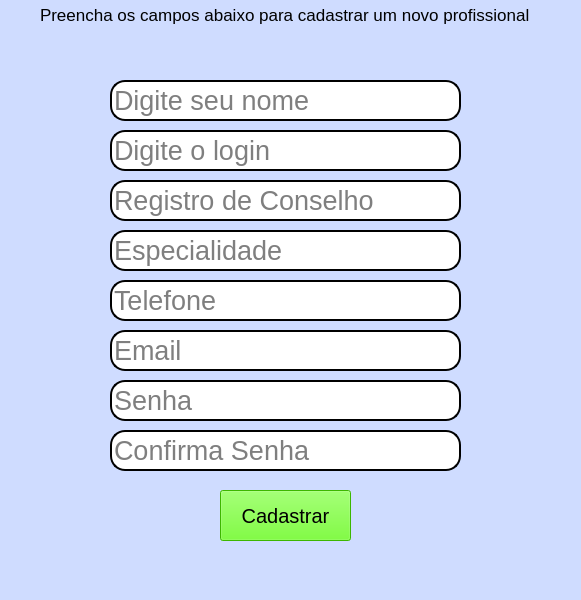
<?xml version="1.0" encoding="UTF-8"?>
<ui version="4.0">
 <class>MainWindow</class>
 <widget class="QMainWindow" name="MainWindow">
  <property name="geometry">
   <rect>
    <x>0</x>
    <y>0</y>
    <width>581</width>
    <height>600</height>
   </rect>
  </property>
  <property name="windowTitle">
   <string>MainWindow</string>
  </property>
  <property name="styleSheet">
   <string notr="true">background-color: rgb(207, 220, 255)
</string>
  </property>
  <widget class="QWidget" name="centralwidget">
   <widget class="QLabel" name="label">
    <property name="geometry">
     <rect>
      <x>40</x>
      <y>0</y>
      <width>491</width>
      <height>31</height>
     </rect>
    </property>
    <property name="font">
     <font>
      <pointsize>13</pointsize>
     </font>
    </property>
    <property name="text">
     <string>&lt;html&gt;&lt;head/&gt;&lt;body&gt;&lt;p&gt;Preencha os campos abaixo para cadastrar um novo profissional&lt;/p&gt;&lt;/body&gt;&lt;/html&gt;</string>
    </property>
   </widget>
   <widget class="QLineEdit" name="lineEdit">
    <property name="geometry">
     <rect>
      <x>110</x>
      <y>80</y>
      <width>351</width>
      <height>41</height>
     </rect>
    </property>
    <property name="font">
     <font>
      <pointsize>20</pointsize>
     </font>
    </property>
    <property name="styleSheet">
     <string notr="true">background-color:rgb(255,255,255);
border-radius:15px;
border-style:outset;
border-width:2px;</string>
    </property>
    <property name="inputMethodHints">
     <set>Qt::ImhHiddenText</set>
    </property>
    <property name="text">
     <string/>
    </property>
    <property name="placeholderText">
     <string>Digite seu nome </string>
    </property>
    <property name="clearButtonEnabled">
     <bool>false</bool>
    </property>
   </widget>
   <widget class="QLineEdit" name="lineEdit_2">
    <property name="geometry">
     <rect>
      <x>110</x>
      <y>130</y>
      <width>351</width>
      <height>41</height>
     </rect>
    </property>
    <property name="font">
     <font>
      <pointsize>20</pointsize>
     </font>
    </property>
    <property name="styleSheet">
     <string notr="true">background-color:rgb(255,255,255);
border-radius:15px;
border-style:outset;
border-width:2px;</string>
    </property>
    <property name="text">
     <string/>
    </property>
    <property name="placeholderText">
     <string>Digite o login</string>
    </property>
   </widget>
   <widget class="QLineEdit" name="lineEdit_3">
    <property name="geometry">
     <rect>
      <x>110</x>
      <y>180</y>
      <width>351</width>
      <height>41</height>
     </rect>
    </property>
    <property name="font">
     <font>
      <pointsize>20</pointsize>
     </font>
    </property>
    <property name="styleSheet">
     <string notr="true">background-color:rgb(255,255,255);
border-radius:15px;
border-style:outset;
border-width:2px;</string>
    </property>
    <property name="text">
     <string/>
    </property>
    <property name="echoMode">
     <enum>QLineEdit::Normal</enum>
    </property>
    <property name="placeholderText">
     <string>Registro de Conselho</string>
    </property>
   </widget>
   <widget class="QLineEdit" name="lineEdit_4">
    <property name="geometry">
     <rect>
      <x>110</x>
      <y>230</y>
      <width>351</width>
      <height>41</height>
     </rect>
    </property>
    <property name="font">
     <font>
      <pointsize>20</pointsize>
     </font>
    </property>
    <property name="styleSheet">
     <string notr="true">background-color:rgb(255,255,255);
border-radius:15px;
border-style:outset;
border-width:2px;</string>
    </property>
    <property name="text">
     <string/>
    </property>
    <property name="echoMode">
     <enum>QLineEdit::Normal</enum>
    </property>
    <property name="placeholderText">
     <string>Especialidade</string>
    </property>
   </widget>
   <widget class="QPushButton" name="pushButton">
    <property name="geometry">
     <rect>
      <x>220</x>
      <y>490</y>
      <width>131</width>
      <height>51</height>
     </rect>
    </property>
    <property name="font">
     <font>
      <pointsize>15</pointsize>
     </font>
    </property>
    <property name="styleSheet">
     <string notr="true">background-color: rgb(85, 255, 0);</string>
    </property>
    <property name="text">
     <string>Cadastrar</string>
    </property>
   </widget>
   <widget class="QLineEdit" name="lineEdit_5">
    <property name="geometry">
     <rect>
      <x>110</x>
      <y>280</y>
      <width>351</width>
      <height>41</height>
     </rect>
    </property>
    <property name="font">
     <font>
      <pointsize>20</pointsize>
     </font>
    </property>
    <property name="styleSheet">
     <string notr="true">background-color:rgb(255,255,255);
border-radius:15px;
border-style:outset;
border-width:2px;</string>
    </property>
    <property name="text">
     <string/>
    </property>
    <property name="echoMode">
     <enum>QLineEdit::Normal</enum>
    </property>
    <property name="placeholderText">
     <string>Telefone</string>
    </property>
   </widget>
   <widget class="QLineEdit" name="lineEdit_6">
    <property name="geometry">
     <rect>
      <x>110</x>
      <y>330</y>
      <width>351</width>
      <height>41</height>
     </rect>
    </property>
    <property name="font">
     <font>
      <pointsize>20</pointsize>
     </font>
    </property>
    <property name="styleSheet">
     <string notr="true">background-color:rgb(255,255,255);
border-radius:15px;
border-style:outset;
border-width:2px;</string>
    </property>
    <property name="text">
     <string/>
    </property>
    <property name="echoMode">
     <enum>QLineEdit::Normal</enum>
    </property>
    <property name="placeholderText">
     <string>Email</string>
    </property>
   </widget>
   <widget class="QLineEdit" name="lineEdit_7">
    <property name="geometry">
     <rect>
      <x>110</x>
      <y>380</y>
      <width>351</width>
      <height>41</height>
     </rect>
    </property>
    <property name="font">
     <font>
      <pointsize>20</pointsize>
     </font>
    </property>
    <property name="styleSheet">
     <string notr="true">background-color:rgb(255,255,255);
border-radius:15px;
border-style:outset;
border-width:2px;</string>
    </property>
    <property name="text">
     <string/>
    </property>
    <property name="echoMode">
     <enum>QLineEdit::Password</enum>
    </property>
    <property name="placeholderText">
     <string>Senha</string>
    </property>
   </widget>
   <widget class="QLineEdit" name="lineEdit_8">
    <property name="geometry">
     <rect>
      <x>110</x>
      <y>430</y>
      <width>351</width>
      <height>41</height>
     </rect>
    </property>
    <property name="font">
     <font>
      <pointsize>20</pointsize>
     </font>
    </property>
    <property name="styleSheet">
     <string notr="true">background-color:rgb(255,255,255);
border-radius:15px;
border-style:outset;
border-width:2px;</string>
    </property>
    <property name="text">
     <string/>
    </property>
    <property name="echoMode">
     <enum>QLineEdit::Password</enum>
    </property>
    <property name="placeholderText">
     <string>Confirma Senha</string>
    </property>
   </widget>
   <widget class="QLabel" name="label_2">
    <property name="geometry">
     <rect>
      <x>120</x>
      <y>40</y>
      <width>331</width>
      <height>21</height>
     </rect>
    </property>
    <property name="font">
     <font>
      <pointsize>10</pointsize>
     </font>
    </property>
    <property name="styleSheet">
     <string notr="true">color: rgb(255, 69, 0)</string>
    </property>
    <property name="text">
     <string/>
    </property>
    <property name="alignment">
     <set>Qt::AlignCenter</set>
    </property>
   </widget>
  </widget>
  <widget class="QMenuBar" name="menubar">
   <property name="geometry">
    <rect>
     <x>0</x>
     <y>0</y>
     <width>581</width>
     <height>22</height>
    </rect>
   </property>
  </widget>
  <widget class="QStatusBar" name="statusbar"/>
 </widget>
 <resources/>
 <connections/>
</ui>
